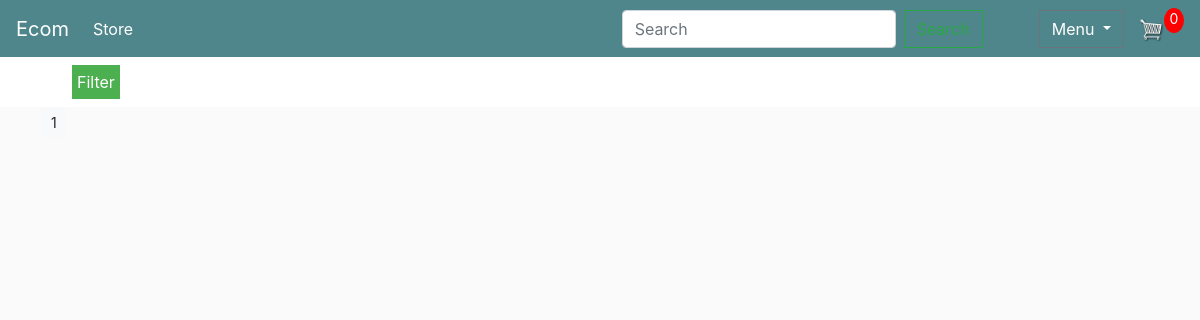
Before: /?page=2 with the older database file.
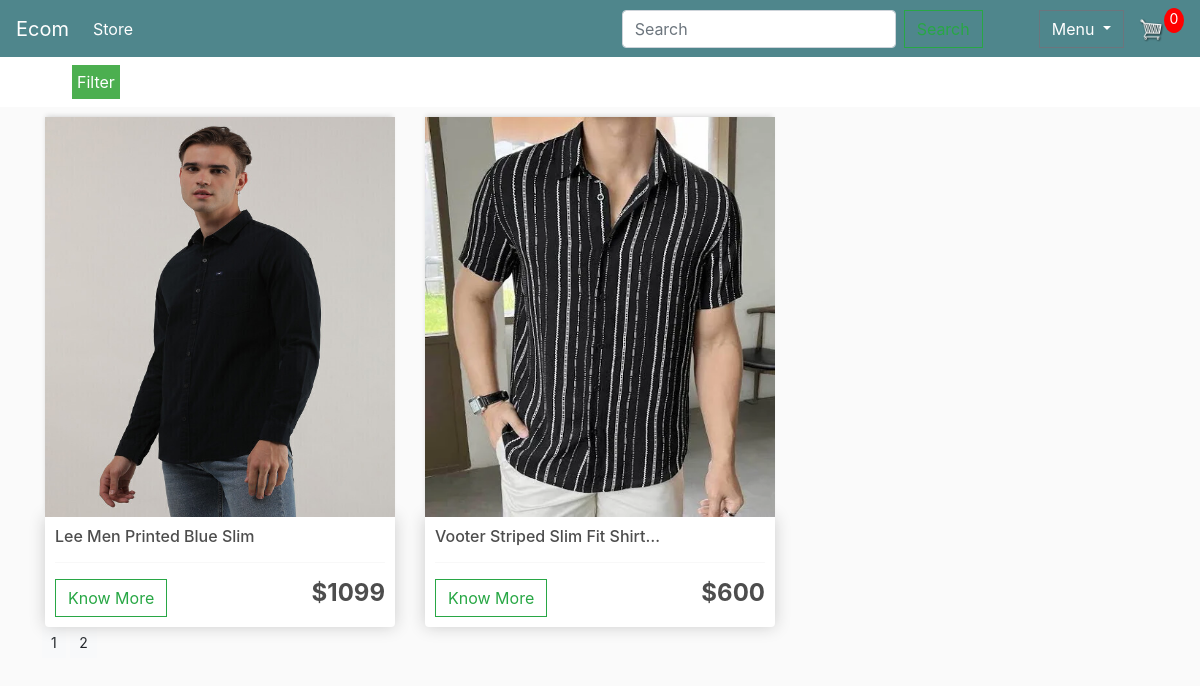
After: the same page with the newer database file.
### mainapp/models.py (models this page shows, shortened)
class Product(models.Model):
    product_name = models.CharField(max_length = 150, unique=True)
    product_desc = models.CharField(max_length = 250, unique=True)
    image = models.ImageField(upload_to='images/')
    price = models.IntegerField()
    stock = models.IntegerField()
    available = models.BooleanField(default=True)
    slug = models.SlugField(max_length = 250, unique=True)
    category = models.ForeignKey(ProductCategory, on_delete=models.CASCADE)
    def get_url(self):
        return reverse('product_detail_view', args=[self.category.slug, self.slug])

### mainapp/views.py (the view)
# urls.py: path('', views.store, name='index'),
def store(request, slug_url=None):
    categ_slug_var = None
    product_list = None
    if slug_url != None:
        categ_slug_var = get_object_or_404(ProductCategory, slug=slug_url)
        product_list = Product.objects.filter(category=categ_slug_var, available=True)
    else:
        product_list = Product.objects.all().filter(available=True)
        paginator = Paginator(product_list, 6)
        try:
            page=int(request.GET.get('page', '1'))
        except:
            page=1
        try:
            product=paginator.page(page)
        except:
            product=paginator.page(paginator.num_pages)
    return render(request, 'store.html', {'products':product})

### cartapp/context_processors.py (called while the page is built)
def cart(request):
    return {'cart': Cart(request)}

### templates/store.html
{% extends 'main.html' %}
{% load static %}
{% block content %}
<div class="row">
	{% for i in products.object_list %}
	<div class="col-lg-4">
		{% if i.image %}
		<img class="thumbnail" href="#" src="{{i.image.url}}" style="height: 400px;">
		{% else %}
		<img class="thumbnail" src="" style="height: 400px;">
		{% endif %}
		<div class="box-element product">
			<h6><strong></strong>{{i.product_desc|truncatechars:30}}</h6>
			<hr>
			<a class="btn btn-outline-success" href="{{i.get_url}}">Know More</a>
			<h4 style="display: inline-block; float: right;"><strong>${{i.price}}</strong></h4>
		</div>
	</div>
	{% endfor %}
	<div class="mx-auto">
		{% for i in products.paginator.page_range %}
			<a href="?page={{i}}" class="btn btn-light btn-sm {% if products.number == i%} activate {% endif %} ">{{i}}</a>
		{% endfor %}
	</div>
</div>
{% endblock content %}

### templates/main.html (shortened to what this page needs)
<!DOCTYPE html>
{% load static %}
<html>
<head>
	<link href="https://cdn.jsdelivr.net/npm/bootstrap@5.3.3/dist/css/bootstrap.min.css" rel="stylesheet"
>
	<link rel="stylesheet" href="https://maxcdn.bootstrapcdn.com/bootstrap/4.0.0/css/bootstrap.min.css"">
	<link rel="stylesheet" href="https://stackpath.bootstrapcdn.com/bootstrap/4.4.1/css/bootstrap.min.css"
>
	<link rel="stylesheet" type="text/css" href="{% static 'css/main.css' %}">
</head>
<body>
	<nav class="navbar navbar-expand-lg navbar-dark bg-dark">
		<a class="navbar-brand" href="#">Ecom</a>
		<div class="collapse navbar-collapse" id="navbarSupportedContent">
			<ul class="navbar-nav mr-auto">
				<li class="nav-item active">
					<a class="nav-link" href="#">Store <span class="sr-only">(current)</span></a>
				</li>
			</ul>
			<div class="form-inline my-2 my-lg-0">
				<form class="d-flex" role="search" action="{% url 'search' %}" method="get">
					<input class="form-control me-2" type="search" placeholder="Search" aria-label="Search" name="q">
					<button class="btn btn-outline-success" type="submit">Search</button>
				</form>
			</div>
			<div class="dropdown">
				<a class="btn btn-secondary dropdown-toggle bg-dark" href="#" role="button" data-bs-toggle="dropdown"
					aria-expanded="false">
					Menu
				</a>
			</div>
			<a href="{% url 'cart' %}">
				<img id="cart-icon" src="{% static 'images/cart.png' %}">
			</a>
			<p id="cart-total">0</p>
		</div>
	</nav>
	<nav class="navbar navbar-expand-lg navbar-dark bg-white">
		<div class="category">
			<div class="dropdown">
				<button class="dropbtn">Filter</button>
			</div>
		</div>
	</nav>
	<div class="container">
		{% block content %}{% endblock content %}
	</div>
</body>
</html>

### static/css/main.css (style rules this page uses)
body { background-color: hsl(0, 0%, 98%); }
h1,h2,h3,h4,h5,h6 { color:hsl(0, 0%, 30%); }
.box-element { box-shadow:hsl(0, 0%, 80%) 0 0 16px; background-color: #fff; border-radius: 4px; padding: 10px; }
.thumbnail { width: 100%; height: 200px; -webkit-box-shadow: -1px -3px 5px -2px rgba(214,214,214,1); -moz-box-shadow: -1px -3px 5px -2px rgba(214,214,214,1); box-shadow: -1px -3px 5px -2px rgba(214,214,214,1); }
.product { border-radius: 0 0 4px 4px; }
.bg-dark { background-color: #4f868c!important; }
#cart-icon { width:25px; display: inline-block; margin-left: 15px; }
#cart-total { display: block; text-align: center; color:#fff; background-color: red; width: 20px; height: 25px; border-radius: 50%; font-size: 14px; }
.col-lg-4, .col-lg-6, .col-lg-8, .col-lg-12 { margin-top: 10px; }
.btn { border-radius: 0; }

### templates/main.html (style rules this page uses)
.dropbtn { background-color: #4CAF50; color: white; padding: 5px; font-size: 16px; border: none; cursor: pointer; }
.dropdown { position: relative; display: inline-block; padding-left: 56px; }

Changed rows visible on the page:
now on this page (row edited): Product: image (picture), product_desc "Lee Men Printed Blue Slim", price "1099"
now on this page (row edited): Product: image (picture), product_desc "Vooter Striped Slim Fit Shirt…", price "600"
Other visible differences:
new list line: "2"
